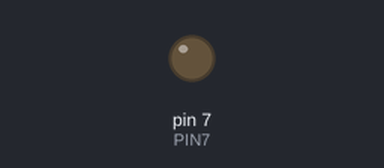
Bench run of a sketch on a simulated Arduino Uno, built with avr-gcc and run on an emulated ATmega328P. Shown: output pins drawn as LEDs (lit = HIGH). Dashed ring = blinking. At 3.4 s the program stops and its outputs stay as they are.

Above: at 0.6 s.
At 2.5 s:
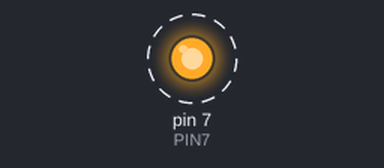
Timing chart, 0 to 3.0 s (numbered marks = the images above):
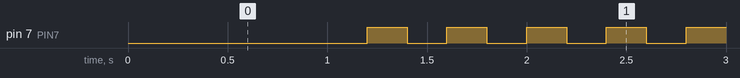

The sketch:

05_practice_2.ino.ino
```cpp
#define PIN7 7

void setup() {
  pinMode(PIN7, OUTPUT);
  int i;
  i=0;
  digitalWrite(PIN7,LOW);
  delay(1000);
  while(i<6){
    digitalWrite(PIN7, LOW);
    delay(200);
    digitalWrite(PIN7, HIGH);
    delay(200);
    i=i+1;
  }
  while(1){}
}
```

Measured:
- by itself, pin 7 (PIN7): alternates HIGH for 0.20 s and LOW for 0.20 s, 11 changes in all, then stays HIGH
